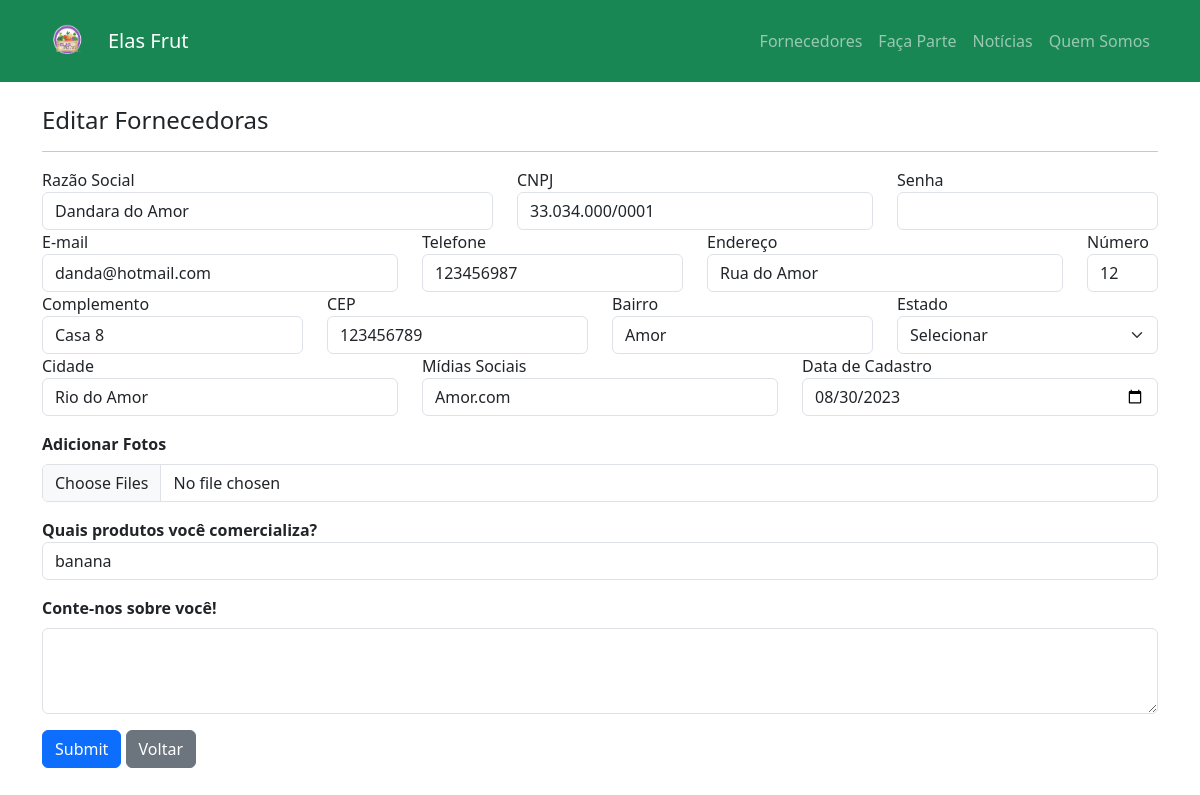
Screenshot of /editecadfo.php?id=4 with the database file from the repository.
### tables this page shows
CREATE TABLE `tblcadfornecedor` (
  `id` int(11) NOT NULL,
  `razaosocial` varchar(100) DEFAULT NULL,
  `cnpj` varchar(15) DEFAULT NULL,
  `forndtcad` date DEFAULT NULL,
  `emailforn` varchar(50) DEFAULT NULL,
  `telforn` varchar(15) DEFAULT NULL,
  `fotologo` varchar(100) DEFAULT NULL,
  `prod` varchar(100) DEFAULT NULL,
  `cepforn` varchar(10) DEFAULT NULL,
  `enderecoforn` varchar(100) DEFAULT NULL,
  `numero` int(10) DEFAULT NULL,
  `complforn` varchar(50) DEFAULT NULL,
  `bairroforn` varchar(40) DEFAULT NULL,
  `cidadeforn` varchar(40) DEFAULT NULL,
  `msociaisforn` varchar(150) DEFAULT NULL,
  `quemsoueu` varchar(500) DEFAULT NULL
);

### editecadfo.php (the view, shortened to what this page needs)
<?php
include "conexao.php";
$id = $_GET['id'];
if(!empty($_GET['id']))
{
$sqlSelect = "SELECT * FROM tblcadfornecedor WHERE id=$id";
$result = $mysqli->query($sqlSelect);
if($result->num_rows > 0)
{
while($user_data = mysqli_fetch_assoc($result)){
    $razaosocial = $user_data ['razaosocial'];
    $cnpj = $user_data ['cnpj'];
    $forndtcad = $user_data ['forndtcad'];
    $emailforn = $user_data ['emailforn'];
    $telforn = $user_data['telforn'];
    $prod = $user_data ['prod'];
    $cepforn = $user_data ['cepforn'];
    $enderecoforn = $user_data ['enderecoforn'];
    $numero = $user_data ['numero'];
    $complforn = $user_data ['complforn'];
    $bairroforn = $user_data ['bairroforn'];
    $cidadeforn = $user_data ['cidadeforn'];
    $msociaisforn = $user_data ['msociaisforn'];
    $quemsoueu = $user_data ['quemsoueu'];
}
}
else{
    header('Location: configlistafornecedor.php');
}
    }
?>
<!DOCTYPE html>
<html lang="pt-br">
<head>
    <link href="https://cdn.jsdelivr.net/npm/bootstrap@5.3.1/dist/css/bootstrap.min.css" rel="stylesheet">
</head>
<body>
    <nav class="navbar navbar-expand-lg bg-success navbar-dark py-3">
        <div class="container">
            <img src="img/logo4.png" alt="" width="50" height="50" class="navbar-right">
            <a href="index.php" class="navbar-brand mx-3">Elas Frut</a>
            <div class="collapse navbar-collapse" id="navmenu">
                <ul class="navbar-nav ms-auto">
                    <li class="nav-item">
                        <a href="listafornecedores.php" class="nav-link">Fornecedores</a>
                    </li>
                    <li class="nav-item">
                        <a href="index.php #facaparte" class="nav-link">Faça Parte</a>
                    </li>
                    <li class="nav-item">
                        <a href="#noticias" class="nav-link">Notícias</a>
                    </li>
                    <li class="nav-item">
                        <a href="index.php #quemsomos" class="nav-link">Quem Somos</a>
                    </li>
                </ul>
            </div>
        </div>
    </nav>
    <div class="container">
            <br>
                <form action = "salveEdite.php"  method = "post">
                    <h4>Editar Fornecedoras </h4> <hr>
                        <div class="row">
                            <div class="col-5">
                                Razão Social <input type = "text" name = "razaosocial" class = "form-control" value="<?php echo $razaosocial?>">
                            </div>
                            <div class="col-4">
                                CNPJ <input type = "text" name = "cnpj" class = "form-control" value="<?php echo $cnpj?>" >
                            </div>
                            <div class="col-3">
                                Senha <input type = "password" name = "senhaforn" class = "form-control" >
                            </div>
                        </div>
                        <div class="row">
                            <div class="col-4">
                                E-mail <input type = "email" name = "emailforn" class = "form-control" value="<?php echo $emailforn?>" >
                            </div>
                            <div class="col-3">
                                Telefone <input type = "text"  name = "telforn" class = "form-control" value="<?php echo $telforn?>">
                            </div>
                            <div class="col-4">
                                Endereço <input type = "text" name = "enderecoforn" class = "form-control" value="<?php echo $enderecoforn?>">
                            </div>
                            <div class="col-1">
                                Número <input type = "number" name = "numero" class ="form-control" value="<?php echo $numero?>">
                            </div>
                        </div>
                        <div class="row">
                            <div class="col-3">
                                Complemento <input type = "text" name = "complforn" class ="form-control" value="<?php echo $complforn?>">
                            </div>
                            <div class="col-3">
                                CEP <input type = "number" name = "cepforn" class ="form-control" value="<?php echo $cepforn?>">
                            </div>
                            <div class="col-3">
                               Bairro <input type = "text" name = "bairroforn" class ="form-control" value="<?php echo $bairroforn?>">
                            </div>
                            <div class="col-3">
                                    Estado
                                    <select  class ="form-select" name = "estado" value="<?php echo $estado?>">
                                        <option value="Selecionar">Selecionar</option>
                                    </select>
                                </div>
                        </div>
                        <div class="row">
                            <div class="col-4">
                                Cidade <input type = "text" name = "cidadeforn" class = "form-control" value="<?php echo $cidadeforn?>">
                            </div>
                            <div class="col-4">
                                Mídias Sociais <input type = "text" name = "msociaisforn" class = "form-control" value="<?php echo $msociaisforn?>">
                            </div>
                            <div class="col-4">
                                Data de Cadastro <input type = "date" name = "forndtcad" class = "form-control" value="<?php echo $forndtcad?>">
                            </div>
                        </div>
                        <div class="mt-3">
                            <label  class="form-label" ><strong> Adicionar Fotos</strong> </label>
                            <input class="form-control" type="file" id="formFileMultiple" multiple>
                        </div>
                            <div class="mt-3">
                                <div class="row">
                                    <div class="col-12">
                                    <strong> Quais produtos você comercializa? </strong>  <input type = "text" name = "prod" class = "form-control" value="<?php echo $prod?>">
                                    </div>
                                </div>
                         </div>
                            <div class="mt-3">
                                <label for="exampleFormControlTextarea1" class="form-label" value="<?php echo $quemsoueu ?>"> <strong>Conte-nos sobre você! </strong></label>
                                <textarea class="form-control" name ="quemsoueu" id="exampleFormControlTextarea1" rows="3"></textarea>
                            </div>
                        <input type = "submit" class ="btn btn-primary mt-3" name="update" id="update"   >
                       <a href="configlistafornecedor.php" class ="btn btn-secondary mt-3">Voltar</a>
                </form>
    </div>
</body>
</html>

### rows the page displays
tblcadfornecedor: razaosocial "Dandara do Amor", cnpj "33.034.000/0001", emailforn "danda@hotmail.com", telforn "123456987", enderecoforn "Rua do Amor", numero "12", complforn "Casa 8", cepforn "123456789", bairroforn "Amor", cidadeforn "Rio do Amor", msociaisforn "Amor.com", forndtcad "08/30/2023", prod "banana"
